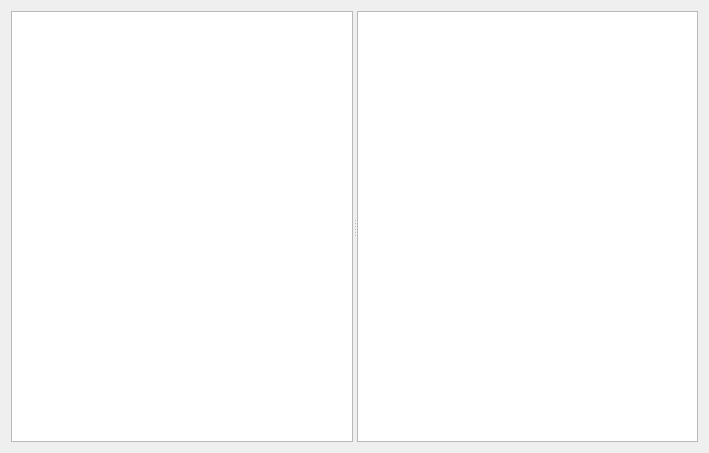
<?xml version="1.0" encoding="UTF-8"?>
<ui version="4.0">
 <class>PluginRecordView</class>
 <widget class="QWidget" name="PluginRecordView">
  <property name="geometry">
   <rect>
    <x>0</x>
    <y>0</y>
    <width>709</width>
    <height>453</height>
   </rect>
  </property>
  <property name="windowTitle">
   <string notr="true">BGS Data</string>
  </property>
  <layout class="QVBoxLayout" name="verticalLayout">
   <item>
    <widget class="QSplitter" name="splitter">
     <property name="orientation">
      <enum>Qt::Horizontal</enum>
     </property>
     <widget class="QTreeView" name="pickRecordView">
      <property name="sizePolicy">
       <sizepolicy hsizetype="Expanding" vsizetype="Expanding">
        <horstretch>0</horstretch>
        <verstretch>0</verstretch>
       </sizepolicy>
      </property>
      <property name="minimumSize">
       <size>
        <width>150</width>
        <height>0</height>
       </size>
      </property>
      <property name="contextMenuPolicy">
       <enum>Qt::CustomContextMenu</enum>
      </property>
      <property name="alternatingRowColors">
       <bool>true</bool>
      </property>
      <property name="selectionMode">
       <enum>QAbstractItemView::SingleSelection</enum>
      </property>
      <property name="uniformRowHeights">
       <bool>true</bool>
      </property>
     </widget>
     <widget class="QTreeView" name="recordStructureView">
      <property name="selectionMode">
       <enum>QAbstractItemView::NoSelection</enum>
      </property>
      <attribute name="headerStretchLastSection">
       <bool>false</bool>
      </attribute>
     </widget>
    </widget>
   </item>
  </layout>
 </widget>
 <resources/>
 <connections/>
</ui>
